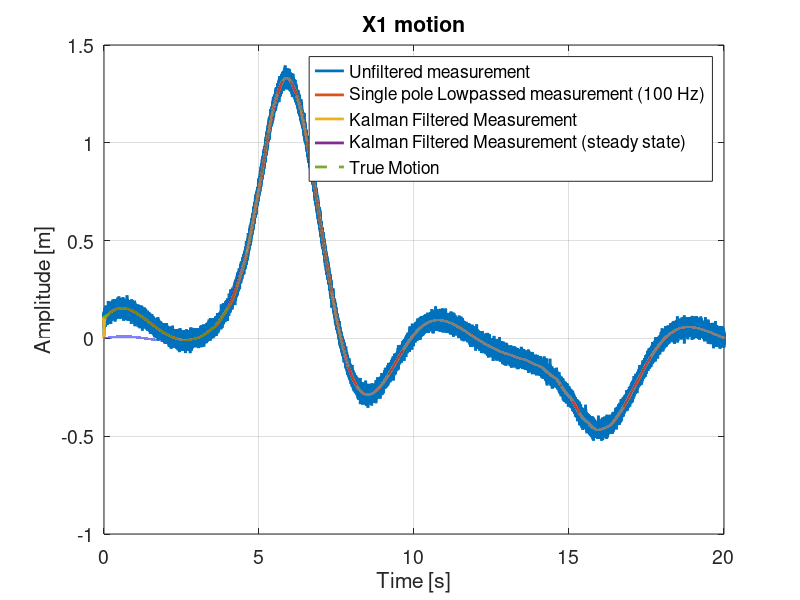
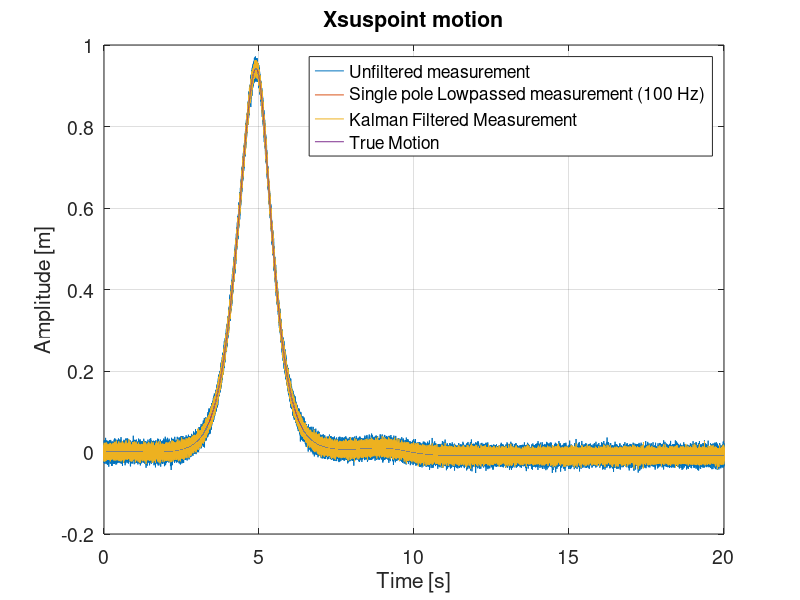
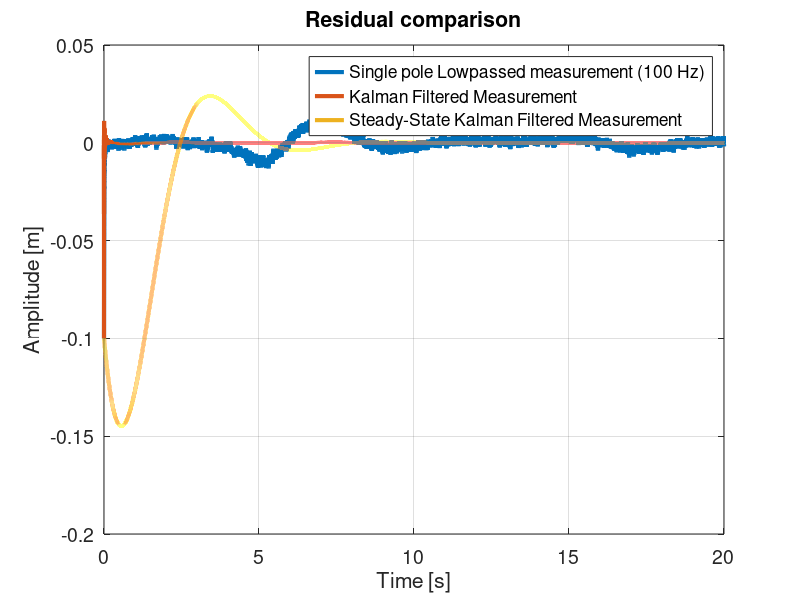

MATLAB code to generate these figures, in order:
%% Routine to make a quick Kalman filter

%% Variable initializations

%Physical variables
g=9.81; % gravitational acceleration [m/s^2]
L=5; %length of the pendlum stage [m]
m=1; %Mass of the pendulum [kg]
b=1; %Viscous damping coefficient [Ns/m]

%Simulation variables
dt=0.0001; % Timestep [s]
T=30;% Total simulated time [s]
t=0:dt:T;
N=numel(t);

% The state is defined as [xs ; x1; (x1)'] 
F=[ 1,        0,       0;
    0,        1,      dt;
    g*dt/L, -g*dt/L, 1-b*dt/m 
    ];
%The input is defined as [displacements in xs; forces in x1]
G=[ 1, 0;
    0,  0;
    0, dt/m
    ];
%The measurements are defined as [GS13; OSEM]
H=[  1 ,0, 0;
    -1, 1, 0
    ];
% Process noise covariance matrix, we assume that there is input noise in
% all hidden states. 
var_xs=0.001; %process covariance for the position x_s, assumed to be essentially infinite
var_x1=0;% process covariance for the position x_1, I don't know what to put in here
var_x1dot=0; %process covaricance for the velocity, this one is easily understood as random forces

Q=[var_xs,0,0;
    0,var_x1,0;
    0,0,var_x1dot
    ];
% Measurement noise covariance matrix
var_GS13=.0001; %Measurement covariance for the GS13 (assumed white here)
var_OSEM=.0002; %Measurement covariance for the OSEM (assumed white here)

R=[var_GS13, 0;
    0, var_OSEM
    ];
%% Creating random noise processes
nGS13=normrnd(0,sqrt(var_GS13),1,N);
nOSEM=normrnd(0,sqrt(var_OSEM),1,N);


%% Creating a fictitious input signal
xs_in=10*exp(-sqrt(t)-sin(5*t));
f1_in=1*exp(-sin(2*pi*2*t-3)).*exp(-sqrt((t-5).^2+0.1))-1*exp(-sin(2*pi*2*t-3)).*exp(-sqrt((t-15).^2+0.1)); 

xs_actual=0.5*exp(-cos(1.3*t-3)).*exp(-sqrt((t-5).^2+0.1));%Actual xs, that should be observed by the GS13

%Actual input notation
u_actual= zeros(2,N);
u_actual(1,1:(N-1))=xs_actual(2:N)-xs_actual(1:(N-1));
u_actual(2,:)=f1_in;

%Model input notation
u_model= zeros(2,N);
u_model(1,:)=0*xs_in;
u_model(2,:)=f1_in;

xGS13=xs_actual+nGS13-xs_actual(1); %Predefined measurement from the GS13

xOSEM(1)=0; % initialize the first OSEM measurement, 

%Measurement moving stuff
y=zeros(2,N);
y(1,:)=xGS13;
y(2,:)=xOSEM;

%% Initialize the Kalman filter predictions
K=zeros(3,2,N);
P=zeros(3,3,N);
P(:,:,1)=[10^10, 0, 0;
            0, 10^10,0;
            0, 0,10^10
            ];
X_pred=zeros(3,N);
X_pred2=zeros(3,N);
X_minus=zeros(3,N);
X_syst=zeros(3,N);
y_low=zeros(2,N);
tau=1/100; %in seconds
X_syst(:,1)=[0.001;0.1;0.2];
%% Iterating on the predictions
for i=1:(N-1)
    % Advance the actual system
    X_syst(:,i+1)=F*X_syst(:,i)+G*u_actual(:,i);
    % Measure the actual system (OSEM only)
    y(2,i+1)=H(2,:)*X_syst(:,i+1)+nOSEM(i+1);
    y(1,i+1)=H(1,:)*X_syst(:,i+1)+nGS13(i+1);
    % Advance the prediction
    X_minus(:,i+1)=F*X_pred(:,i)+G*u_model(:,i);
    % Find the new filter
    P_minus=F*P(:,:,i)*transpose(F)+Q;
    K(:,:,i+1)=P_minus*transpose(H)/(H*P_minus*transpose(H)+R);
    % Filter the prediction
    P(:,:,i+1)=(eye(3)-K(:,:,i+1)*H)*P_minus;
    %P(:,:,i+1)=(P(:,i+1)+transpose(P(:,i+1)))/2;
    X_pred(:,i+1)=(eye(3)-K(:,:,i+1)*H)*X_minus(:,i+1)+K(:,:,i+1)*y(:,i+1);
    %X_pred2(:,i+1)=(eye(3)-K2*H)*(F*X_pred2(:,i)+G*u_model(:,i))+K2*y(:,i+1);
    y_low(:,i+1)=(1-dt/tau)*y_low(:,i)+dt/tau*y(:,i+1);
end

for i=1:(N-1)
    X_pred2(:,i+1)=(eye(3)-K(:,:,N)*H)*(F*X_pred2(:,i)+G*u_model(:,i))+K(:,:,N)*y(:,i+1);
end

%% Plotting
K(:,:,i+1)
% Plot the predicted X1 motion
fin=floor(2*N/3);
figure, comparison=plot(t(1:fin),y(1,1:fin)+y(2,1:fin),t(1:fin),y_low(1,1:fin)+y_low(2,1:fin),t(1:fin),X_pred(2,1:fin),t(1:fin),X_pred2(2,1:fin),t(1:fin),X_syst(2,1:fin),'--');
set(comparison,'linewidth',2)
grid on
xlabel('Time [s]')
ylabel('Amplitude [m]')
legend('Unfiltered measurement', 'Single pole Lowpassed measurement (100 Hz)','Kalman Filtered Measurement','Kalman Filtered Measurement (steady state)','True Motion')
title('X1 motion')
set(gca,'fontsize',14)

figure, comparison3=plot(t(1:fin),y(1,1:fin),t(1:fin),y_low(1,1:fin),t(1:fin),X_pred(1,1:fin),t(1:fin),X_syst(1,1:fin));
set(comparison,'linewidth',2)
grid on
xlabel('Time [s]')
ylabel('Amplitude [m]')
legend('Unfiltered measurement', 'Single pole Lowpassed measurement (100 Hz)','Kalman Filtered Measurement','True Motion')
title('Xsuspoint motion')
set(gca,'fontsize',14)

figure, comparison2=plot(t(1:fin),y_low(1,1:fin)+y_low(2,1:fin)-X_syst(2,1:fin),t(1:fin),X_pred(2,1:fin)-X_syst(2,1:fin),t(1:fin),X_pred2(2,1:fin)-X_syst(2,1:fin));
set(comparison2,'linewidth',3)
grid on
xlabel('Time [s]')
ylabel('Amplitude [m]')
legend('Single pole Lowpassed measurement (100 Hz)','Kalman Filtered Measurement','Steady-State Kalman Filtered Measurement')
title('Residual comparison')
set(gca,'fontsize',14)